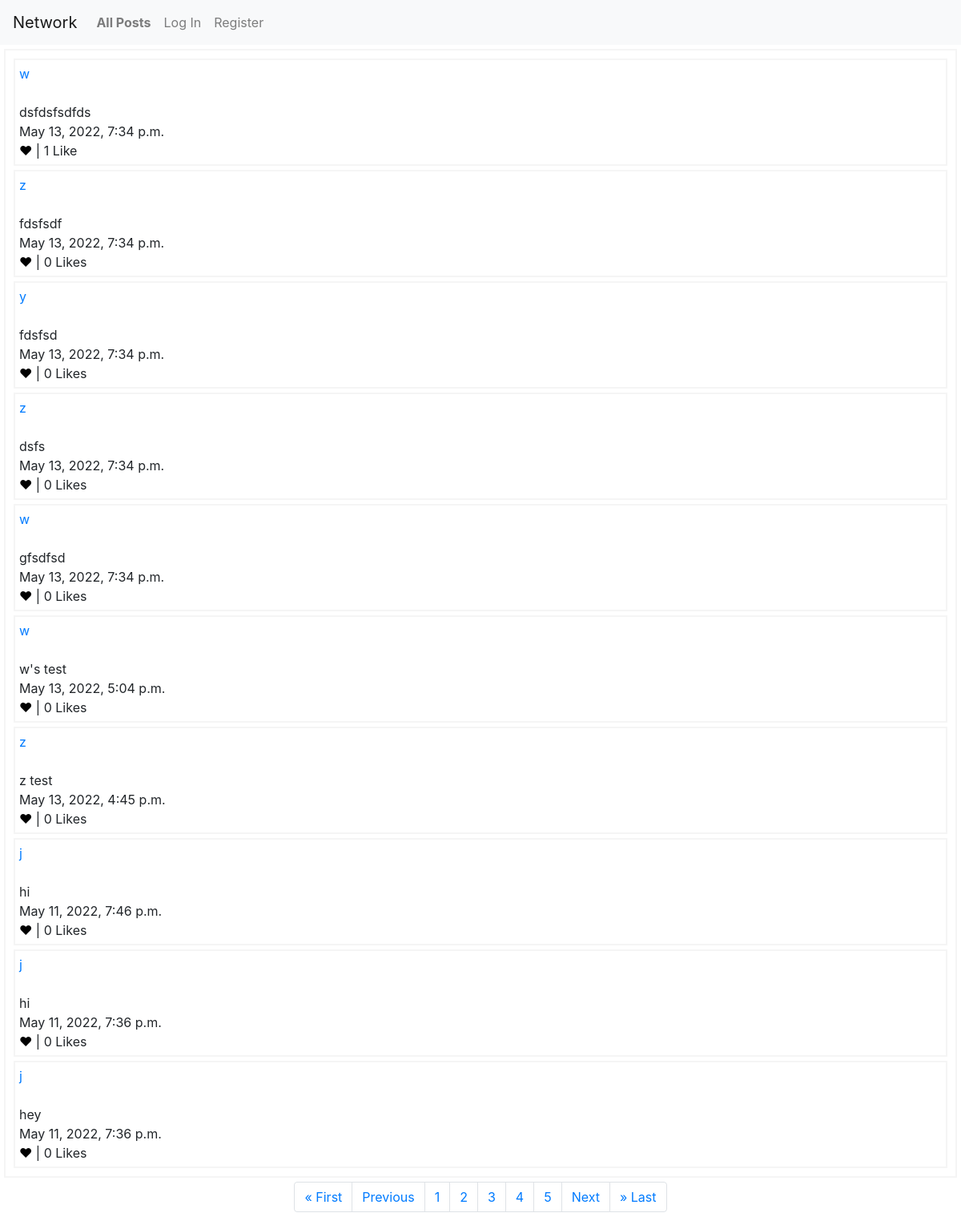
Screenshot of /?page=2 with the database file from the repository.
### network/models.py (models this page shows)
class Posts(models.Model):
    content = models.TextField(max_length=280)
    user = models.ForeignKey(
        "User", on_delete=models.CASCADE, related_name="Posts")
    timestamp = models.DateTimeField(auto_now_add=True)
    likes = models.IntegerField()

class User(AbstractUser):
    pass

### network/views.py (the view)
# urls.py: path("", views.index, name="index"),
def index(request):
    page = request.GET.get('page')
    all_posts = Posts.objects.order_by(
        '-timestamp')  # - indicates descending order
    pag_posts = Paginator(all_posts, 10)
    posts = pag_posts.get_page(page)
    if request.user.is_authenticated == False:
        likes = Likes.objects.filter(user=None)
    else:
        likes = Likes.objects.filter(user=request.user)
    user_likes = []
    for post in all_posts:
        for like in likes:
            if post.id == like.post.id:
                user_likes.append(post)
    return render(request, "network/index.html", {
        'posts': posts,
        'likes': likes,
        'user_likes': user_likes})

### network/templates/network/index.html (shortened to what this page needs)
{% extends "network/layout.html" %}
{% load static %}
{% block body %}
<div class='all-posts'>
    {% for post in posts%}
    <div class="all-posts" id="{{post.id}}">
        <a href="{% url 'user_details' post.user.id %}">{{post.user}}</a><br>
        <br>
        <span id="{{post.id}}-content">{{post.content}}</span> <br>
        {{post.timestamp}}<br>
        <div class='btn-liked-unliked'>
            {%if post in user_likes%}
            <span id="btn-liked-{{post}}" onclick="likeUnlike(this.id, {{post.id}})" style="color:red;">&hearts;</span>
            |
            {%else%}
            <span id="btn-unliked-{{post}}" onclick="likeUnlike(this.id, {{post.id}})"
                style="color:black;">&hearts;</span> |
            {%endif%}
            {%if post.likes == 1%}
            <span id="like-count-{{post.id}}"> {{post.likes}} Like </span>
            {%else%}
            <span id="like-count-{{post.id}}">{{post.likes}} Likes </span>
            {%endif%}
        </div>
    </div>
    {% endfor %}
</div>
<nav aria-label="..." class="all-posts-paginator">
    <ul class="pagination justify-content-center">
        {% if posts.has_previous %}
        <li class="page-item"><a class="page-link" href="?page=1">&laquo; First</a></li>
        <li class="page-item"><a class="page-link" href="?page={{posts.previous_page_number}}">Previous</a></li>
        {% endif %}
        {% for i in posts.paginator.page_range%}
        <li class="page-item"><a class="page-link" href="?page={{i}}">{{i}}</a></li>
        {%endfor%}
        {% if posts.has_next %}
        <li class="page-item"><a class="page-link" href="?page={{posts.next_page_number}}">Next</a></li>
        <li class="page-item"><a class="page-link" href="?page={{posts.paginator.num_pages}}">&raquo; Last</a></li>
        {% endif %}
    </ul>
</nav>
{% endblock %}

### network/static/network/styles.css (style rules this page uses)
.all-posts { border: 2px solid whitesmoke; padding: 5px; margin: 5px; display: block; }
.all-posts-paginator { display: block; }

### rows the page displays
Posts: user "w", content "dsfdsfsdfds", timestamp "May 13, 2022, 7:34 p.m.", likes "1"
Posts: user "z", content "fdsfsdf", timestamp "May 13, 2022, 7:34 p.m.", likes "0"
Posts: user "y", content "fdsfsd", timestamp "May 13, 2022, 7:34 p.m.", likes "0"
Posts: user "z", content "dsfs", timestamp "May 13, 2022, 7:34 p.m.", likes "0"
Posts: user "w", content "gfsdfsd", timestamp "May 13, 2022, 7:34 p.m.", likes "0"
Posts: user "w", content "w's test", timestamp "May 13, 2022, 5:04 p.m.", likes "0"
Posts: user "z", content "z test", timestamp "May 13, 2022, 4:45 p.m.", likes "0"
Posts: user "j", content "hi", timestamp "May 11, 2022, 7:46 p.m.", likes "0"
Posts: user "j", content "hi", timestamp "May 11, 2022, 7:36 p.m.", likes "0"
Posts: user "j", content "hey", timestamp "May 11, 2022, 7:36 p.m.", likes "0"

### other values shown
{{ i }} "1" "2" "3" "4" "5"
